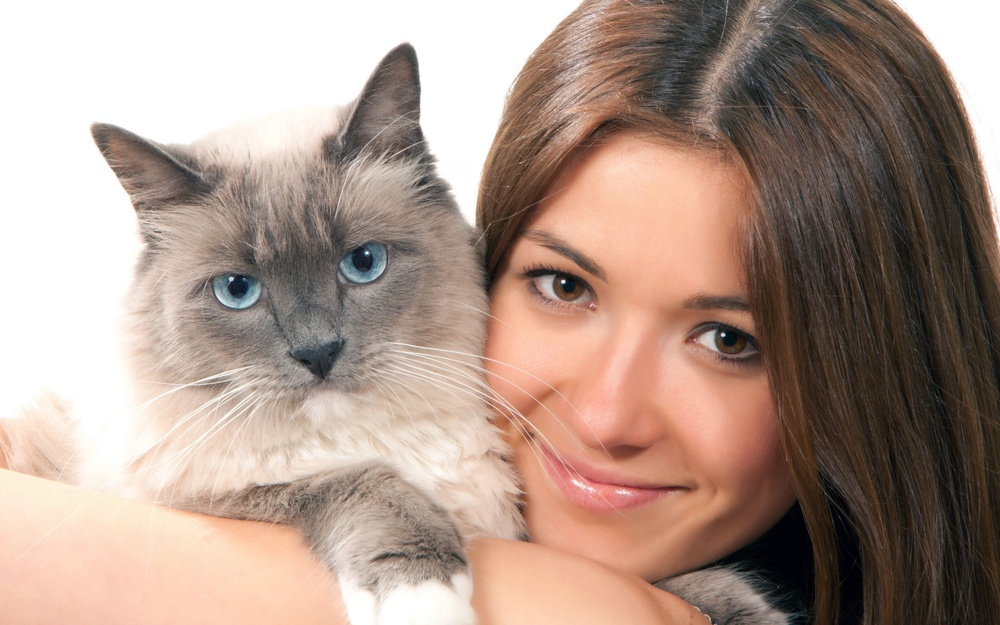
#> input picture picture_detection.jpg, 1000 x 625 px, shrunk from 3840 x 2400 before the run
$ python main.py
#> lines starting #> are read from the running program, lines starting #| are printed output that depends on the picture
import cv2
import os
from matplotlib import pyplot as plt
img=cv2.imread('picture_detection.jpg')
#> img is the input picture: shape (625, 1000, 3); mean B, G, R 138.5, 150.3, 172.5
img_gray=cv2.cvtColor(img,cv2.COLOR_BGR2GRAY)
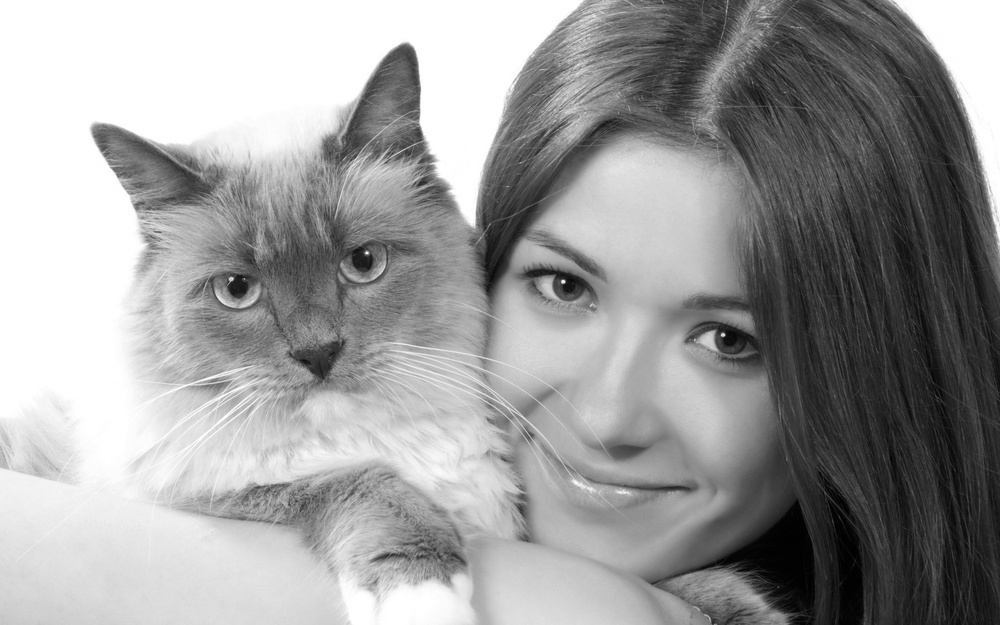
#> img_gray: shape (625, 1000); min 0, max 255, mean 155.6
img_rgb=cv2.cvtColor(img,cv2.COLOR_BGR2RGB)
cascade_path=os.path.join(cv2.data.haarcascades,"haarcascade_frontalface_default.xml")
eyes_path=os.path.join(cv2.data.haarcascades,"haarcascade_eye.xml")
face_data=cv2.CascadeClassifier(cascade_path)
eyes_data=cv2.CascadeClassifier(eyes_path)

result=face_data.detectMultiScale(img_gray,minSize=(20,20))
#> result = [[444, 172, 370, 370]]
print(result)
#| [[444 172 370 370]]
for(x,y,w,h) in result:
    cv2.rectangle(img_rgb,(x,y),(x+w,y+h),(255,0,0),20)
    face_roi=img_gray[y:y+h,x:x+w]
    eyes=eyes_data.detectMultiScale(face_roi,minSize=(20,20))
    for (ex,ey,ew,eh) in eyes:
        cx=x+ex+ew//2
        cy=y+ey+eh//2
        cv2.circle(img_rgb,(cx,cy),max(ew,eh)//2,(0,255,0),10)
#> this loop made 1 pass
#> (x, y, w, h, eyes) on pass 1: (444, 172, 370, 370, [[72, 71, 85, 85], [231, 125, 87, 87]])
#> pass 1, `face_roi=img_gray[y:y+h,x:x+w]`:
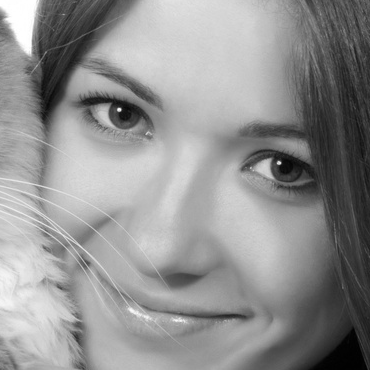
#> face_roi: shape (370, 370); min 0, max 255, mean 145.3
#> after the loop:
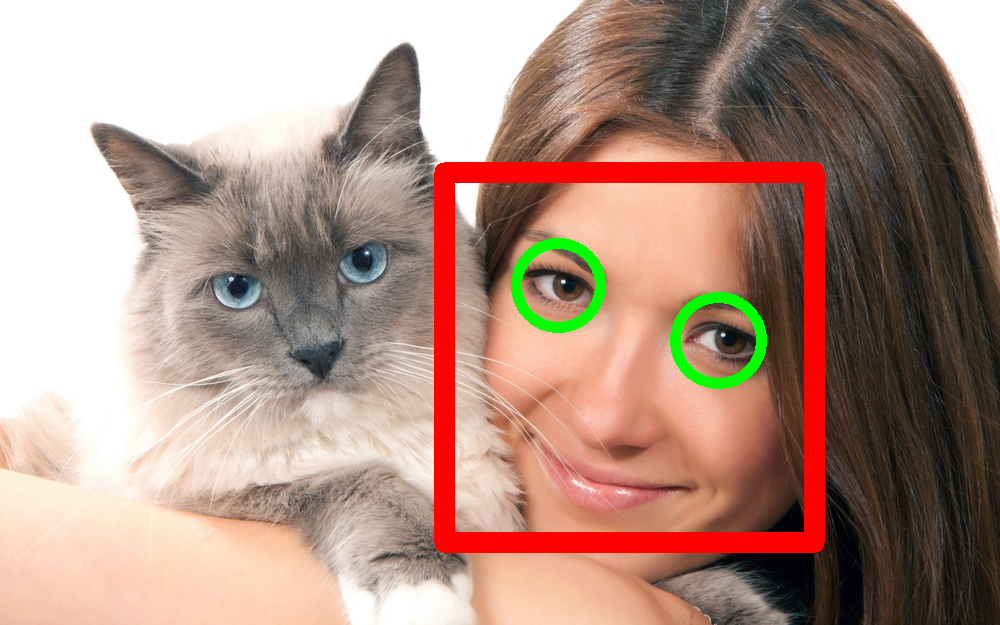
#> img_rgb: shape (625, 1000, 3); mean R, G, B 176.1, 145.7, 132.4

plt.imshow(img_rgb)
plt.title('Найденые лица')
plt.show()

$ run again, with face.jpg copied over picture_detection.jpg
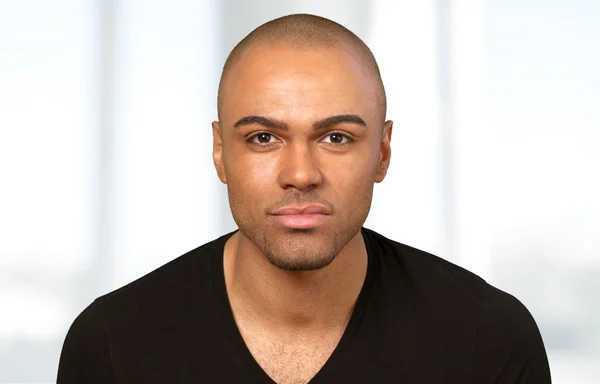
#> input picture face.jpg, 600 x 384 px
#> img is the input picture: shape (384, 600, 3); mean B, G, R 174, 181.3, 193.5
#> result = [[212, 67, 179, 179]]
#| [[212  67 179 179]]
#> the loop `for(x,y,w,h) in result:` made 1 pass
#> (x, y, w, h, eyes) on pass 1: (212, 67, 179, 179, [[25, 47, 48, 48], [100, 48, 47, 47]])
#> pass 1, `face_roi=img_gray[y:y+h,x:x+w]`:
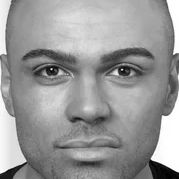
#> face_roi: shape (179, 179); min 0, max 255, mean 152.5
#> after the loop `for(x,y,w,h) in result:`:
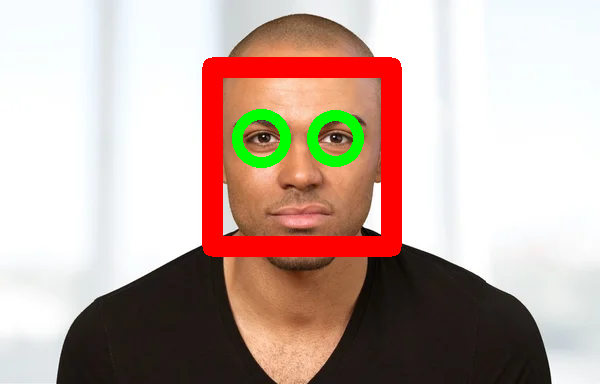
#> img_rgb: shape (384, 600, 3); mean R, G, B 194.4, 172.1, 162.8
